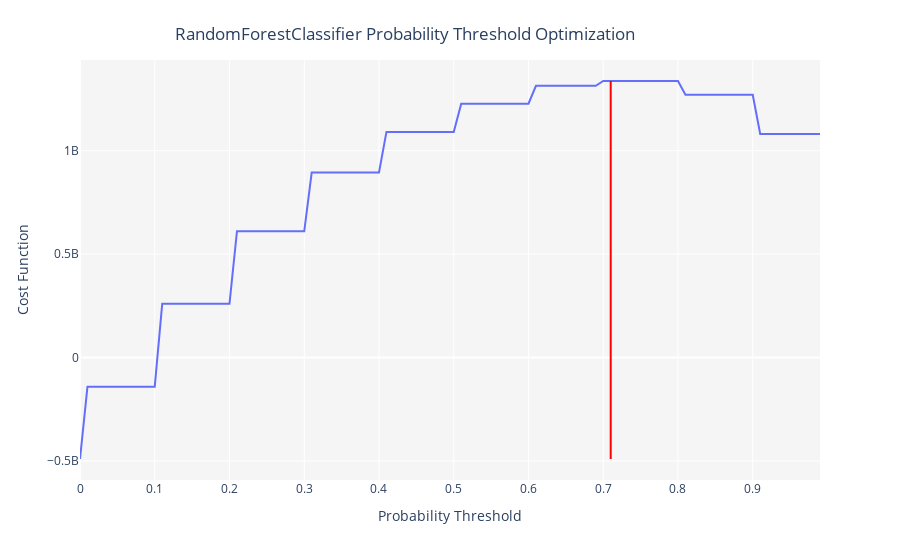

Here is the notebook cell this chart was saved with:
### Code cell
#optimize threshold for trained model
optimize_threshold(et, true_negative = 100000, false_negative = -50000, true_positive = 50000, false_positive = -100000)
